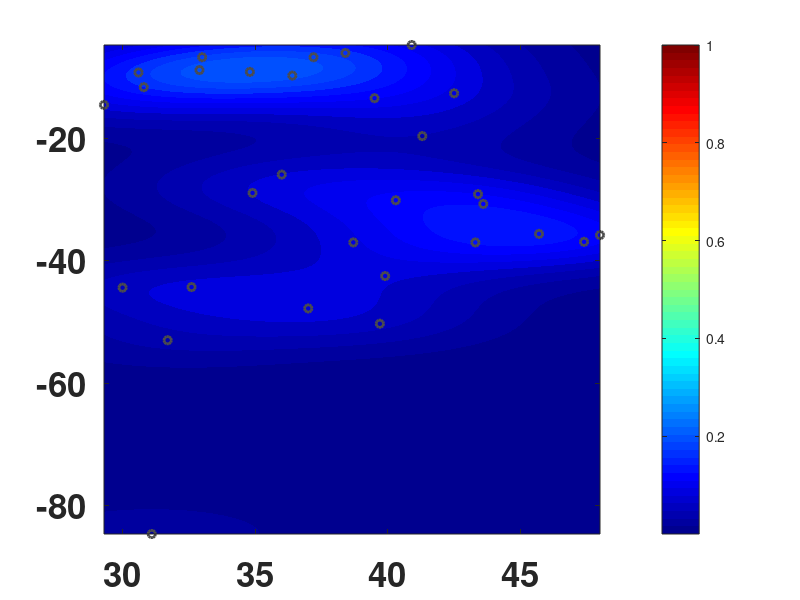

Reproduce this figure in MATLAB.
data = csvread('data.csv');
x = data(:, 2);
y = data(:, 3);
bandwidth = 4; 
[X, Y] = meshgrid(min(x):0.1:max(x), min(y):0.1:max(y));
Z = zeros(size(X));
for j = 1:length(x)
    Z = Z + exp(-((X - x(j)).^2 + (Y - y(j)).^2) / (2 * bandwidth^2));
end

num_points = length(x); 
Z = Z / num_points; 

figure;
contourf(X, Y, Z, 'LineStyle', 'none');
hold on; 
scatter(x, y, 30, 'w', 'o', 'LineWidth', 2, 'MarkerEdgeColor', [0.3 0.3 0.3]);
colormap(jet); 
colorbar; 
set(gca,'FontSize',25, 'FontWeight', 'bold'); 
